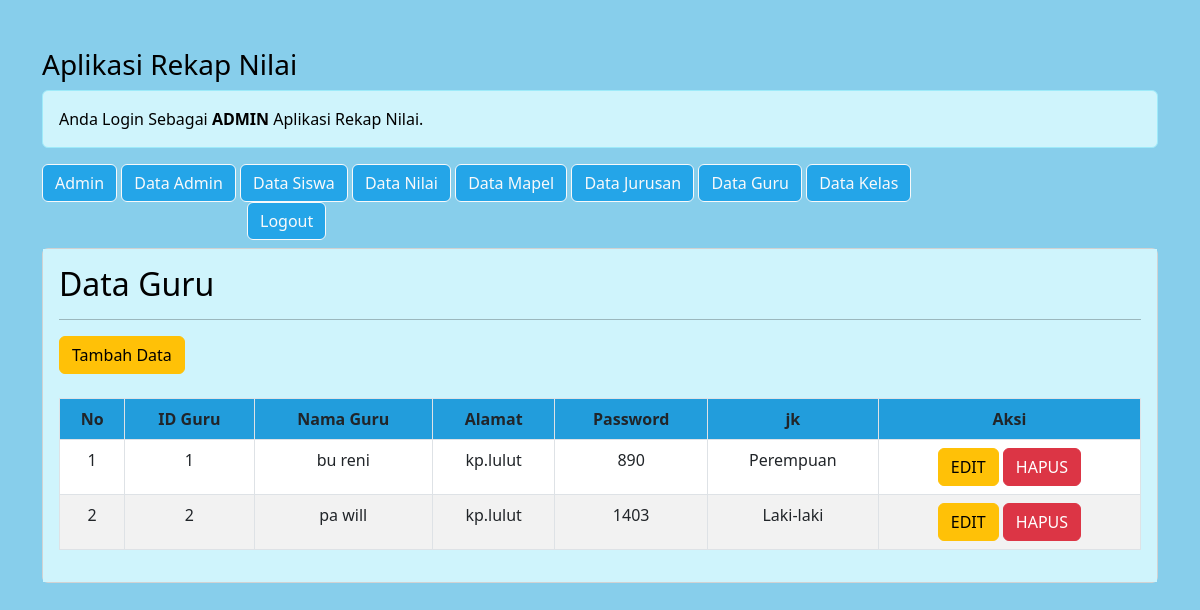
/admin/admin.php?url=bacaguru (signed in), run on the app's committed database.
### tables this page shows
CREATE TABLE `guru` (
  `id_guru` int(20) NOT NULL,
  `nama_guru` varchar(255) NOT NULL,
  `jk` enum('Laki-laki','Perempuan','','') NOT NULL,
  `alamat` text NOT NULL,
  `password` varchar(10) NOT NULL
);

### admin/bacaguru.php (the view, shortened to what this page needs)
<!DOCTYPE html>
<html>
<body>
   <h2>Data Guru</h2>
      <hr>
      <input type="button" value="Tambah Data" class='btn btn-warning' onclick="location.href='?url=tambahguru'">
      <table class="table table-striped table-bordered" style="background-color: #FFFFFF;">
	  <br><br>
	  <tr class="fw-bold" align="center" style="background-color: #24A5E8;">
			<td>No</td>
			<td>ID Guru</td>
		    <td>Nama Guru</td>
			<td>Alamat</td>
            <td>Password</td>
            <td>jk</td>
	    	<td>Aksi</td>
		</tr>
		<?php
			$no=1;
			$sql="SELECT * FROM guru";
			$query= mysqli_query($db_link,$sql);
			while($data = mysqli_fetch_array($query))
				{
				?>
				<tr align="center">
					<td><?php echo "$no"; ?></td>
					<td><?php echo "$data[id_guru]"; ?></td>
					<td><?php echo "$data[nama_guru]"; ?></td>
					<td><?php echo "$data[alamat]"; ?></td>
                    <td><?php echo "$data[password]"; ?></td>
                    <td><?php echo "$data[jk]"; ?></td>
					<td align="center">
						<a href="?url=editguru&id=<?php echo "$data[id_guru]"; ?>" class='btn btn-warning'>EDIT</a>
						<a href="?url=hapusguru&id_guru=<?php echo "$data[id_guru]"; ?>" class='btn btn-danger' onclick="return confirm('Anda yakin?')">HAPUS</a>
					</td>
				</tr>
				<?php
				$no++;
				}
		?>
		</table>
</body>
</html>

### data on the page
guru: id_guru "1", nama_guru "bu reni", alamat "kp.lulut", password "890", jk "Perempuan"
guru: id_guru "2", nama_guru "pa will", alamat "kp.lulut", password "1403", jk "Laki-laki"
